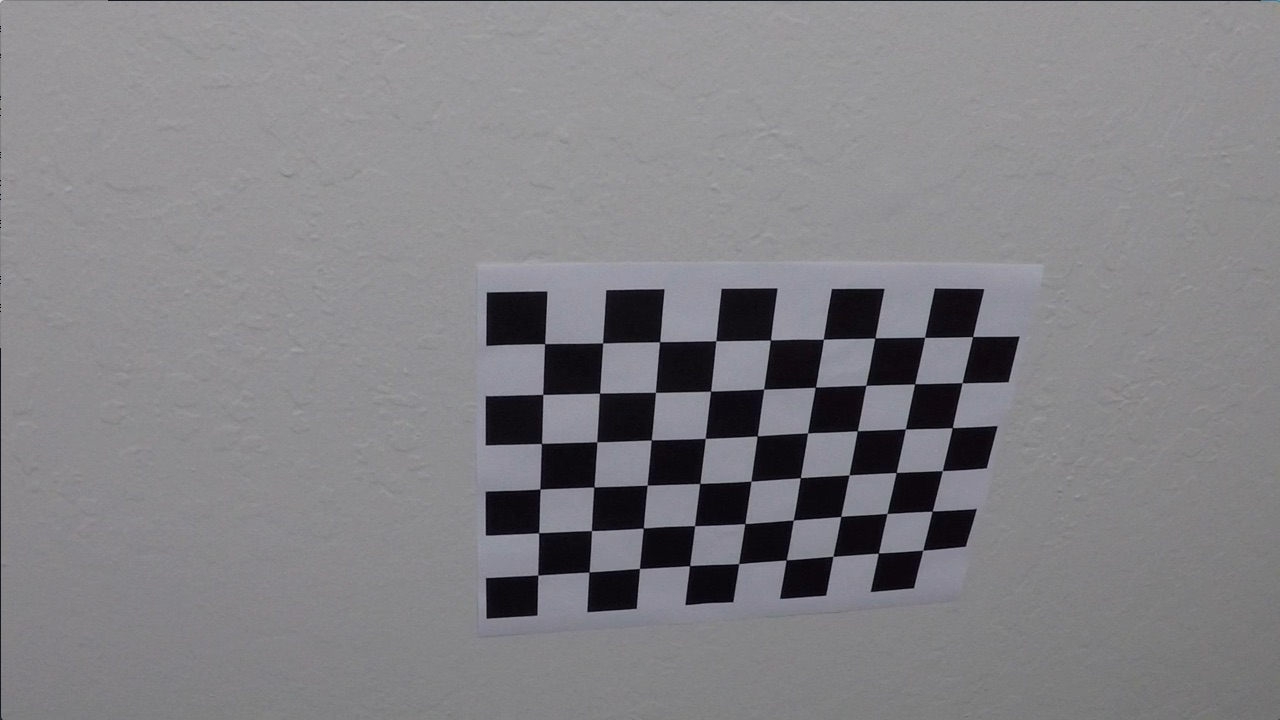
#> input picture Lab/Other/CameraCalibration/calibration10.jpg, 1280 x 720 px; its folder holds only this picture in this run
$ jupyter execute --allow-errors Lab1_3_solve_en.ipynb
#> lines starting #> are read from the running program, lines starting #| are printed output that depends on the picture; after the words box and inside, x2 and y2 are one past the last pixel; in counts of white or black regions, pixels touching at a corner belong together
# Laboratory 1.3: Lane Detection

Welcome to Lab 1.3. In this lab, we will learn how to apply the Canny algorithm to lane detection for autonomous vehicles.

## Instructions

Below are detailed instructions on how to program and run a lane-following vehicle.

### Libraries

[cell 1]
import numpy as np
import cv2
import glob
import matplotlib.image as mpimage
import matplotlib.pyplot as plt

### Calibration

[cell 2]
import glob
import numpy as np
import cv2
import matplotlib.image as mpimage


class CameraCalibration():
    """ Camera calibration using chessboard images """

    def __init__(self, image_dir, nx, ny):
        """ Initialize the CameraCalibration class.

        Parameters:
            image_dir (str): Path to the directory containing chessboard images
            nx (int): Number of squares in the x direction of the chessboard
            ny (int): Number of squares in the y direction of the chessboard
        """
        # Get the names of all images in the directory
        fnames = glob.glob("{}/*".format(image_dir))

        # List of 3D points for the chessboard corners
        objpoints = []
        # List of 2D points for the chessboard corners in the images
        imagepoints = []

        # Create coordinates for 3D points of the chessboard corners
        objp = np.zeros((nx*ny, 3), np.float32)
        objp[:, :2] = np.mgrid[0:nx, 0:ny].T.reshape(-1, 2)

        # Iterate through all chessboard images
        for f in fnames:
            image = mpimage.imread(f)

            # Find chessboard corners
            ret, corners = cv2.findChessboardCorners(image, (nx, ny))
            # If chessboard corners are found
            if ret:
                # Add the corner coordinates to the list
                imagepoints.append(corners)
                # Add the 3D coordinates to the list
                objpoints.append(objp)

        # Shape of the processed images
        shape = (720, 1280)
        # Camera calibration
        ret, self.mtx, self.dist, _, _ = cv2.calibrateCamera(
            objpoints, imagepoints, shape, None, None)

        # If calibration was unsuccessful
        if not ret:
            raise Exception("Unable to calibrate camera")

    # Correct image distortion
    def undistort(self, image):
        """ Returns an undistorted image.

        Parameters:
            image (np.array): Input image

        Returns:
            Image (np.array): Undistorted image
        """
        return cv2.undistort(image, self.mtx, self.dist, None, self.mtx)

Solution to exercise 1

[cell 3]
# Path to the directory containing chessboard images
image_dir = r'..\Other\CameraCalibration'
nx = 9
ny = 6

# Initialize the camera calibration object
calibrator = CameraCalibration(image_dir, nx, ny)
#> in __init__, image is the input picture: shape (720, 1280, 3); mean R, G, B 130.2, 129.4, 133.1
#> in __init__, `ret, corners = cv2.findChessboardCorners(image, (nx, ny))`: ret = True; corners = 54 rows, first 8: [544.7, 343.6], [602.6, 342.9], [659.6, 341.7], [716, 340.7], [770.5, 340], [823.4, 339.2], [874.8, 338.1], [924.6, 337.3]
#> in __init__, `ret, self.mtx, self.dist, _, _ = cv2.calibrateCamera( objpoints, image..`: ret = 0.46; self.mtx = [[729.2, 0, 439.6], [0, 555.1, 619.7], [0, 0, 1]]; self.dist = [[-0.0631, 0.00393, -0.0417, 0.0138, -0.0155]]

# Check the results
# Path to a chessboard image
example_image = cv2.imread(
    r'..\Other\CameraCalibration\calibration1.jpg')

# Correct the image distortion
#> (the rest of this cell did not finish here and is left out)

### Perspective Image Transformation

[cell 4]
class PerspectiveTransformation:
    """ Transforms images between a front view and a top-down view """

    def __init__(self, src, dst):
        self.M = cv2.getPerspectiveTransform(src, dst)
        self.M_inv = cv2.getPerspectiveTransform(dst, src)

    # Transform the image to a top-down view
    def forward(self, image, image_size=(1280, 720), flags=cv2.INTER_LINEAR):
        """ Convert a front view image to a top-down view

        Parameters:
            image (np.array): Front view image
            image_size (tuple): Size of the output image (width, height)
            flags : INTER_LINEAR

        Returns:
            Image (np.array): Top-down view image
        """
        return cv2.warpPerspective(image, self.M, image_size, flags=flags)

    # Restore the image from a top-down view to the original perspective
    # [12 lines left out: function backward, not called in this run]

Solution to exercise 2

[cell 5]
# Path to a lane image
example_image = cv2.imread(
    r"E:\Code\ACE\Lap\Lap3\Test Image\Lane_line.jpg")
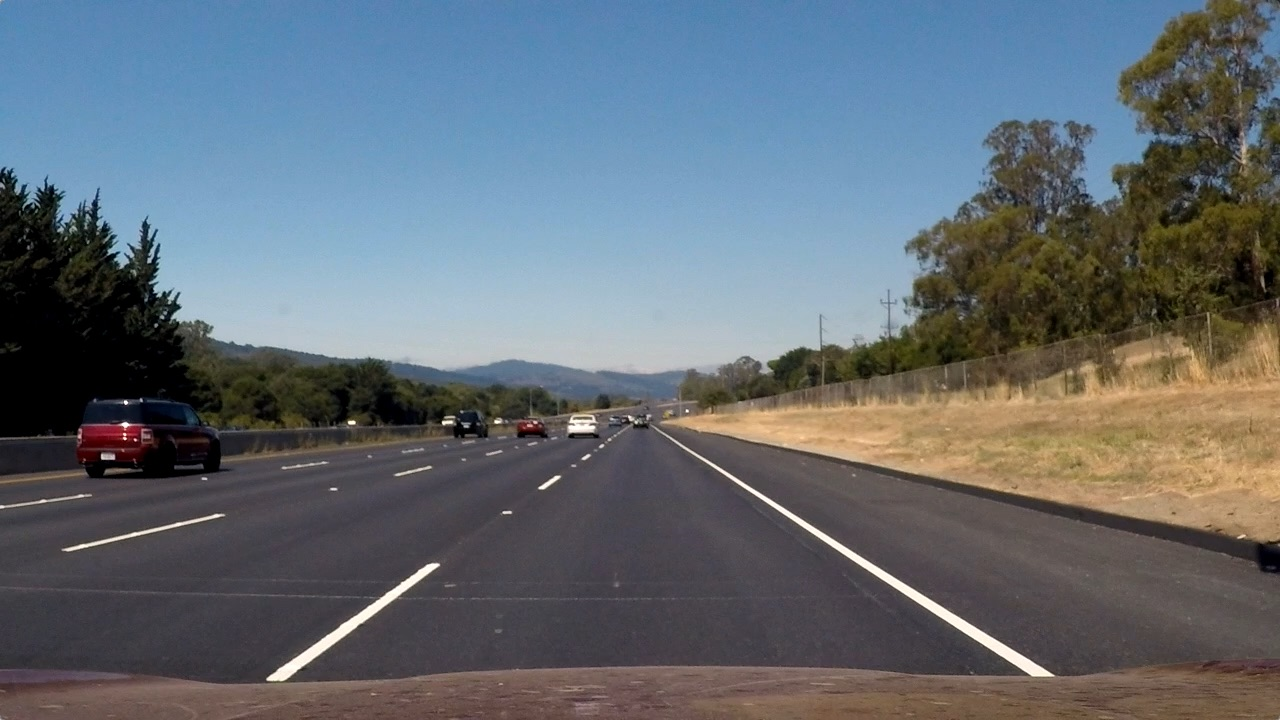
#> input picture Lab/Other/Test Image/Lane_line.jpg, 1280 x 720 px, found by its file name
#> example_image is the input picture: shape (720, 1280, 3); mean B, G, R 115.1, 107.7, 99.4
example_image = cv2.resize(example_image, (1280, 720))

# Define source points
src_points = np.float32([(430, 550),     # top-left point
                         (260, 650),     # bottom-left point
                         (1020, 650),    # bottom-right point
                         (850, 550)])    # top-right point

# Define destination points
dst_points = np.float32([(100, 0),
                        (100, 720),
                        (1180, 720),
                        (1180, 0)])

# Draw points on the image
image = example_image.copy()
# Draw source points (in blue)
for i, point in enumerate(src_points):
    cv2.circle(image, (int(point[0]), int(point[1])),
               5, (255, 0, 0), -1)  # Draw a filled circle
    cv2.putText(image, str(i+1), (int(point[0])-10, int(point[1])-10),
                cv2.FONT_HERSHEY_SIMPLEX, 0.5, (255, 255, 255), 2)
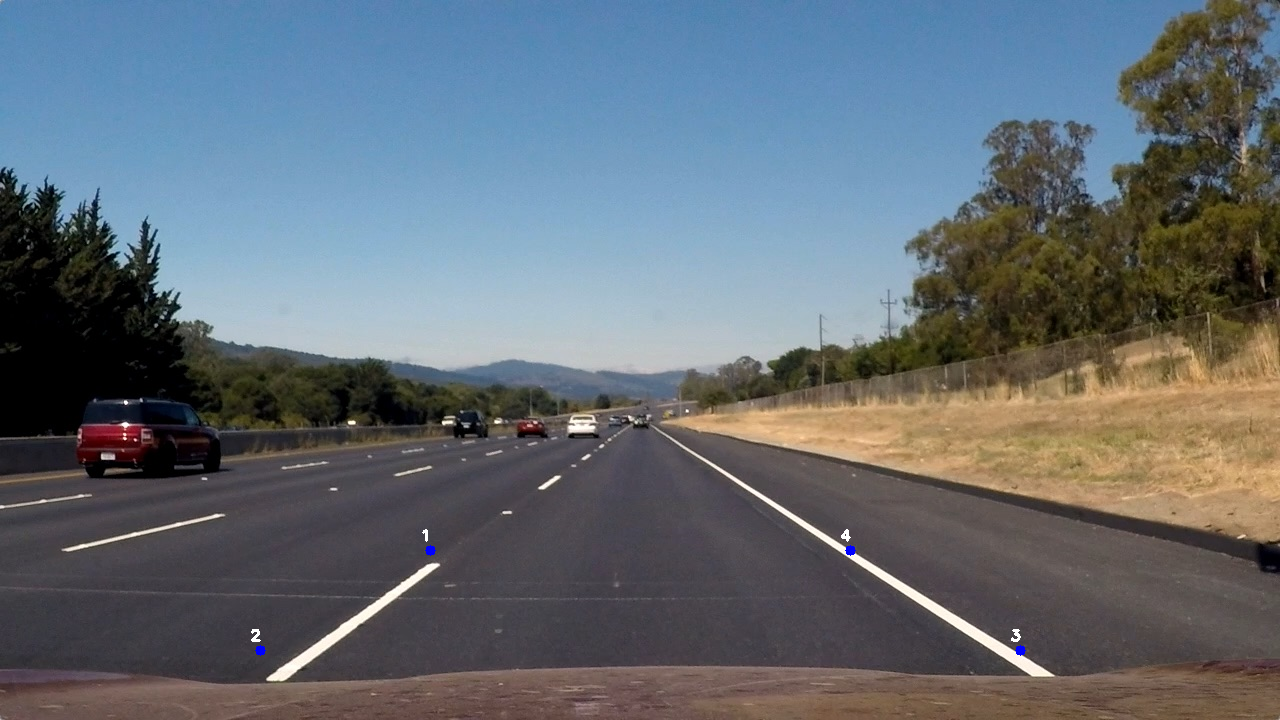
#> image: shape (720, 1280, 3); 0.06% of pixels changed, all inside (x1, y1, x2, y2) = (251, 529, 1026, 656)

# Draw destination points (in red)
for i, point in enumerate(dst_points):
    cv2.circle(image, (int(point[0]), int(point[1])),
               5, (0, 0, 255), -1)  # Draw a filled circle
    cv2.putText(image, str(i+1), (int(point[0])-10, int(point[1])-10),
                cv2.FONT_HERSHEY_SIMPLEX, 0.5, (255, 255, 255), 2)
#> image: shape (720, 1280, 3); 0.03% of pixels changed, all inside (x1, y1, x2, y2) = (91, 0, 1186, 720)

# Undistort the image
undistorted_image = calibrator.undistort(example_image)
# Convert the image to a top-down view
transform = PerspectiveTransformation(src_points, dst_points)
#> in __init__, `self.M = cv2.getPerspectiveTransform(src, dst)`: self.M = [[-0.745, -1.5, 1116.7], [-6.69e-16, -3.77, 2075.6], [-9.19e-19, -0.00234, 1]]
#> in __init__, `self.M_inv = cv2.getPerspectiveTransform(dst, src)`: self.M_inv = [[0.389, -0.398, 391.1], [-2.89e-16, -0.265, 550], [-5.22e-19, -0.000621, 1]]
transform_image = transform.forward(undistorted_image)

# Display the original image
plt.figure(figsize=(10, 5))
plt.imshow(cv2.cvtColor(image, cv2.COLOR_BGR2RGB))
plt.title("Original Image")
plt.axis('off')
plt.show()

# Display the transformed image
plt.figure(figsize=(10, 5))
plt.imshow(cv2.cvtColor(transform_image, cv2.COLOR_BGR2RGB))
plt.title("Top-Down View Image")
plt.axis('off')
plt.show()

### Thresholding

[cell 6]
# Compute relative threshold
def threshold_rel(image, lo, hi):
    # Compute the minimum pixel value in the image
    vmin = np.min(image)
    # Compute the maximum pixel value in the image
    vmax = np.max(image)

    # Calculate the low threshold value based on the percentage 'lo'
    vlo = vmin + (vmax - vmin) * lo
    # Calculate the high threshold value based on the percentage 'hi'
    vhi = vmin + (vmax - vmin) * hi
    # Apply thresholding and convert to uint8 data type
    return np.uint8((image >= vlo) & (image <= vhi)) * 255


# [5 lines left out: function threshold_abs, not called in this run]


class Thresholding:
    """ Extract relevant pixels in the image """

    def __init__(self):
        pass

    def forward(self, image):
        """ Receive an image and extract all lane marking pixels.

        Parameters:
            image (np.array): Input image

        Returns:
            binary (np.array): Binary image representing all positions of lane marking pixels.
        """
        # Convert the input image to HLS color space
        hls = cv2.cvtColor(image, cv2.COLOR_RGB2HLS)
        # Convert the input image to HSV color space
        hsv = cv2.cvtColor(image, cv2.COLOR_RGB2HSV)
        # Extract the H (hue) channel from the HLS image
        h_channel = hls[:, :, 0]
        # Extract the S (saturation) channel from the HLS image
        s_channel = hls[:, :, 2]
        # Extract the V (value) channel from the HSV image
        v_channel = hsv[:, :, 2]

        # Check if the lane markings are yellow
        # left_lane = threshold_abs(h_channel, 20, 30)

        # Extract the left lane marking pixels
        left_lane = threshold_rel(v_channel, 0.7, 1.0)

        # Extract the right lane marking pixels
        right_lane = threshold_rel(v_channel, 0.7, 1.0)

        # Combine the thresholded images for the left and right lane markings using a logical OR
        result = left_lane | right_lane

        return result  # Return the binary image with lane marking pixels

Solution to exercise 3

[cell 7]
# Path to the lane image
example_image = cv2.imread(
    r"E:\Code\ACE\Lap\Lap3\Test Image\Lane_line.jpg")
example_image = cv2.resize(example_image, (1280, 720))

# Initialize the Thresholding class
thresholding = Thresholding()

# Make a copy of the image for processing
image = example_image.copy()
# Undistort the image
undistort_image = calibrator.undistort(image)
# Transform the image to a bird's-eye view
bird_eye_image = transform.forward(undistort_image)
# Apply thresholding to the bird's-eye view image
thresholding_image = thresholding.forward(bird_eye_image)
#> in forward, `hls = cv2.cvtColor(image, cv2.COLOR_RGB2HLS)`: hls: shape (720, 1280, 3); mean of channels 0, 1, 2 154.7, 79.2, 18.7
#> in forward, `hsv = cv2.cvtColor(image, cv2.COLOR_RGB2HSV)`: hsv: shape (720, 1280, 3); mean H, S, V 154.7, 23.5, 83
#> in forward, `h_channel = hls[:, :, 0]`:
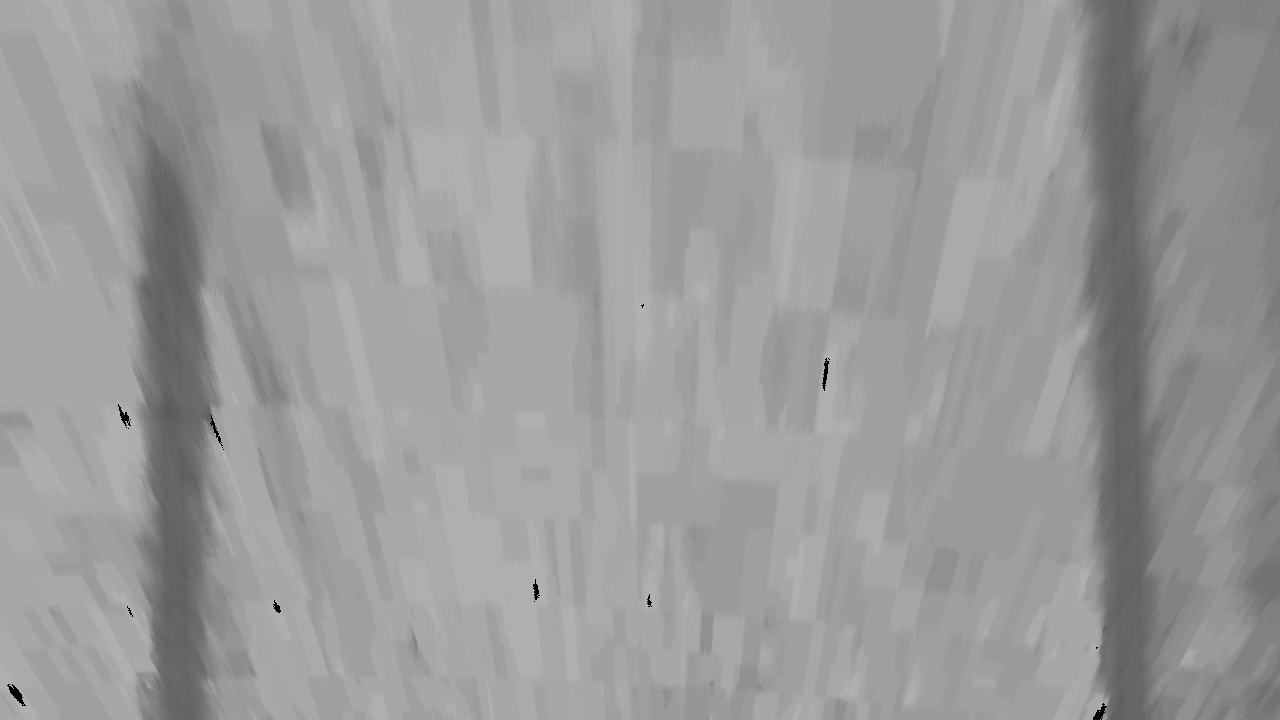
#> h_channel: shape (720, 1280); min 0, max 178, mean 154.7
#> in threshold_rel, `vmin = np.min(image)`: vmin = 58
#> in threshold_rel, `vmax = np.max(image)`: vmax = 255
#> in threshold_rel, `vlo = vmin + (vmax - vmin) * lo`: vlo = 195.9
#> in threshold_rel, `vhi = vmin + (vmax - vmin) * hi`: vhi = 255
#> in threshold_rel, `return np.uint8((image >= vlo) & (image <= vhi)) * 255`:
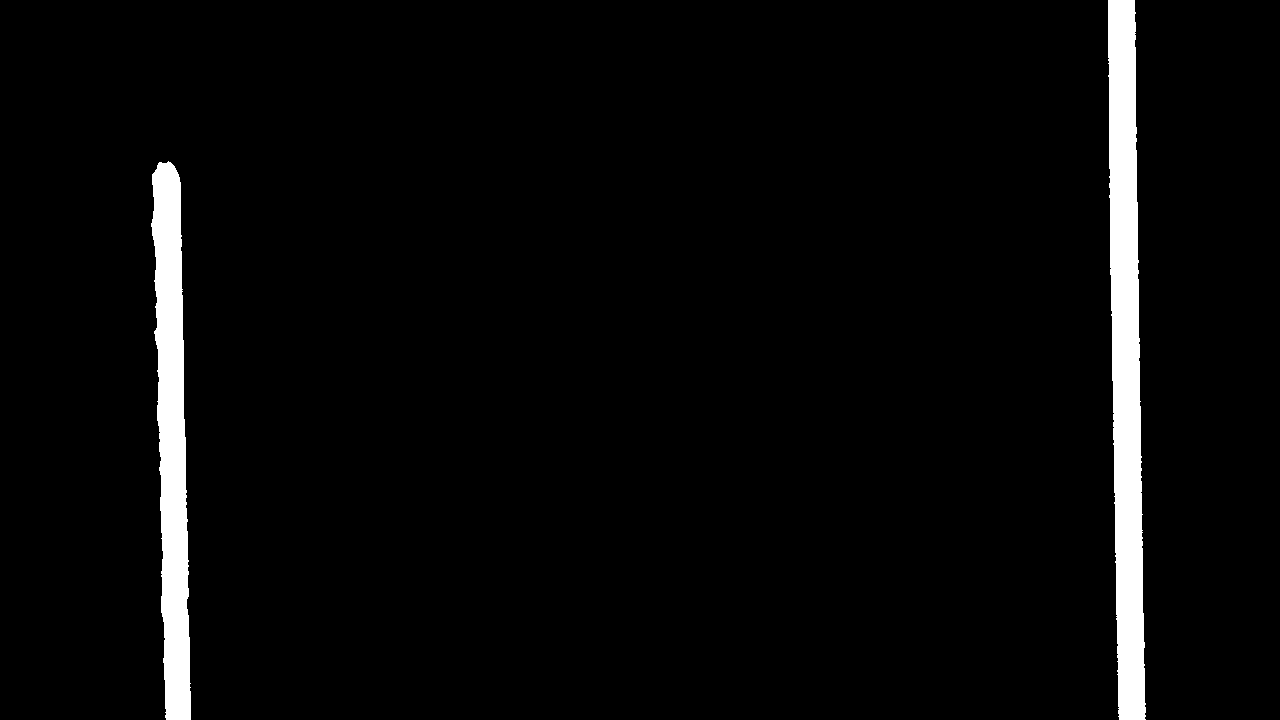
#> returned value: shape (720, 1280); 3.7% white; 2 white regions, box (x1, y1, x2, y2) and area: (1108, 0, 1146, 720) 19748, (151, 161, 191, 720) 14686

# Display the thresholded image
plt.figure(figsize=(10, 5))
plt.imshow(cv2.cvtColor(thresholding_image, cv2.COLOR_BGR2RGB))
plt.title("Lane Marking Image")
plt.axis('off')
plt.show()

[cell 8]
class PerspectiveTransformation:
    def __init__(self):
        self.src = np.float32([(280, 400),
                               (30, 650),
                               (1250, 650),
                               (1000, 400)])

        self.dst = np.float32([(180, 0),
                               (180, 720),
                               (1100, 720),
                               (1100, 0)])

        self.M = cv2.getPerspectiveTransform(self.src, self.dst)
        self.M_inv = cv2.getPerspectiveTransform(self.dst, self.src)

    def forward(self, img, img_size=(1280, 720), flags=cv2.INTER_LINEAR):
        return cv2.warpPerspective(img, self.M, img_size, flags=flags)

    def backward(self, img, img_size=(1280, 720), flags=cv2.INTER_LINEAR):
        return cv2.warpPerspective(img, self.M_inv, img_size, flags=flags)

### Lane Line Detection

[cell 9]
# Control Command Constants
STRAIGHT = 1
SLOW = 2
LEFT = 3
RIGHT = 4
TURNLEFT = 5
TURNRIGHT = 6
FORWARD = 7
BACKWARD = 8
STANDBY = 9
STOP = 10

commands = [
    "Straight",      # 1
    "Slow",         # 2
    "Left",         # 3
    "Right",        # 4
    "TurnLeft",     # 5
    "TurnRight",    # 6
    "Forward",      # 7
    "Backward",     # 8
    "Standby",      # 9
    "Stop"          # 10
]


# Compute the histogram of the bottom half of the image
# [5 lines left out: function hist, not called in this run]


# Lane line detection class
class LaneLines:
    def __init__(self):
        self.left_fit = None    # Polynomial coefficients for the left lane line
        self.right_fit = None   # Polynomial coefficients for the right lane line
        self.nonzero = None     # Indices of non-zero pixels
        self.nonzerox = None    # X coordinates of non-zero pixels
        self.nonzeroy = None    # Y coordinates of non-zero pixels
        self.dir = []           # List to store the directions of detected lane lines
        self.cmd = STRAIGHT     # Default command

        self.nwindows = 9   # Number of windows to detect lane lines
        # Margin around the previous window to search for lane pixels
        self.margin = 30
        self.minpix = 50    # Minimum number of pixels to recenter the window

    # [280 lines left out: functions forward, pixels_in_window, extract_features, find_lane_pixels, fit_poly, plot and 2 more, not called in this run]

### Building a Model for Lane Line Detection

Solution to exercise 4

[cell 10]
class LaneDetection:
    def __init__(self):
        self.calibration = CameraCalibration(
            r'..\Other\CameraCalibration', 9, 6)
        self.thresholding = Thresholding()
        self.transform = PerspectiveTransformation()
#> in __init__, `self.M = cv2.getPerspectiveTransform(self.src, self.dst)`: self.M = [[-11.5, -16, 8000], [4.37e-15, -43.92, 17568], [2.59e-18, -0.025, 1]]
#> in __init__, `self.M_inv = cv2.getPerspectiveTransform(self.dst, self.src)`: self.M_inv = [[0.783, -0.364, 139.1], [1.55e-16, -0.0228, 400], [3.55e-19, -0.000569, 1]]
